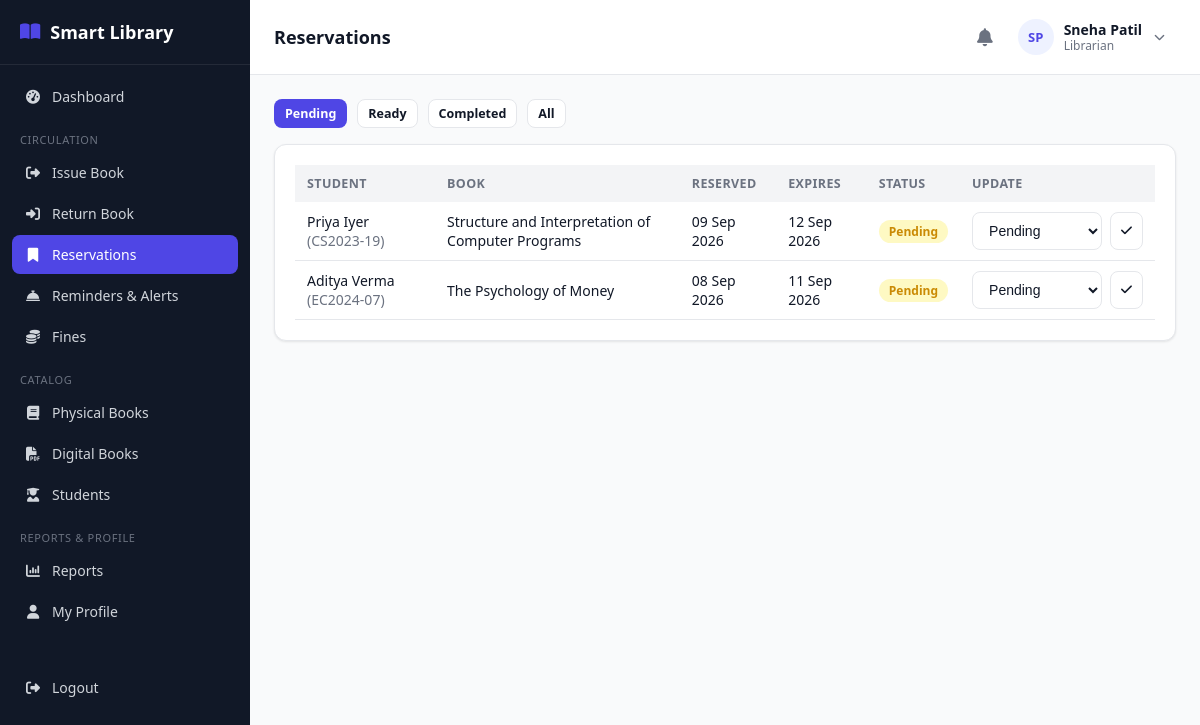
The app's page /librarian/reservations.php (signed in) with its own data.
### tables this page shows
CREATE TABLE reservations (
    id INT AUTO_INCREMENT PRIMARY KEY,
    student_id INT NOT NULL,
    book_id INT NOT NULL,
    reservation_date DATE NOT NULL,
    expiry_date DATE DEFAULT NULL,
    status ENUM('pending','approved','ready','completed','cancelled','expired') NOT NULL DEFAULT 'pending',
    created_at TIMESTAMP DEFAULT CURRENT_TIMESTAMP,
    FOREIGN KEY (student_id) REFERENCES students(id) ON DELETE CASCADE,
    FOREIGN KEY (book_id) REFERENCES books(id) ON DELETE CASCADE
);

CREATE TABLE users (
    id INT AUTO_INCREMENT PRIMARY KEY,
    name VARCHAR(120) NOT NULL,
    email VARCHAR(150) NOT NULL UNIQUE,
    password VARCHAR(255) NOT NULL,
    role ENUM('admin','librarian','student') NOT NULL,
    phone VARCHAR(20) DEFAULT NULL,
    photo VARCHAR(255) DEFAULT NULL,
    status ENUM('active','inactive') NOT NULL DEFAULT 'active',
    reset_token VARCHAR(255) DEFAULT NULL,
    reset_expires DATETIME DEFAULT NULL,
    created_at TIMESTAMP DEFAULT CURRENT_TIMESTAMP,
    updated_at TIMESTAMP DEFAULT CURRENT_TIMESTAMP ON UPDATE CURRENT_TIMESTAMP
);

CREATE TABLE students (
    id INT AUTO_INCREMENT PRIMARY KEY,
    user_id INT NOT NULL,
    roll_number VARCHAR(40) NOT NULL UNIQUE,
    course VARCHAR(100) DEFAULT NULL,
    department VARCHAR(100) DEFAULT NULL,
    year VARCHAR(20) DEFAULT NULL,
    division VARCHAR(20) DEFAULT NULL,
    address VARCHAR(255) DEFAULT NULL,
    registration_date DATE NOT NULL,
    max_books INT NOT NULL DEFAULT 3,
    created_at TIMESTAMP DEFAULT CURRENT_TIMESTAMP,
    updated_at TIMESTAMP DEFAULT CURRENT_TIMESTAMP ON UPDATE CURRENT_TIMESTAMP,
    FOREIGN KEY (user_id) REFERENCES users(id) ON DELETE CASCADE
);

CREATE TABLE books (
    id INT AUTO_INCREMENT PRIMARY KEY,
    isbn VARCHAR(30) NOT NULL UNIQUE,
    title VARCHAR(200) NOT NULL,
    author_id INT DEFAULT NULL,
    category_id INT DEFAULT NULL,
    publisher_id INT DEFAULT NULL,
    publication_year YEAR DEFAULT NULL,
    edition VARCHAR(30) DEFAULT NULL,
    language VARCHAR(40) DEFAULT 'English',
    pages INT DEFAULT NULL,
    price DECIMAL(10,2) DEFAULT 0.00,
    shelf_number VARCHAR(30) DEFAULT NULL,
    total_copies INT NOT NULL DEFAULT 1,
    available_copies INT NOT NULL DEFAULT 1,
    description TEXT DEFAULT NULL,
    image VARCHAR(255) DEFAULT NULL,
    status ENUM('active','inactive') NOT NULL DEFAULT 'active',
    created_at TIMESTAMP DEFAULT CURRENT_TIMESTAMP,
    updated_at TIMESTAMP DEFAULT CURRENT_TIMESTAMP ON UPDATE CURRENT_TIMESTAMP,
    FOREIGN KEY (author_id) REFERENCES authors(id) ON DELETE SET NULL,
    FOREIGN KEY (category_id) REFERENCES categories(id) ON DELETE SET NULL,
    FOREIGN KEY (publisher_id) REFERENCES publishers(id) ON DELETE SET NULL,
    INDEX idx_title (title),
    INDEX idx_isbn (isbn)
);

### librarian/reservations.php (the view, shortened to what this page needs)
<?php
require_once __DIR__ . '/../includes/functions.php';
require_once __DIR__ . '/../includes/auth-check.php';
$statusFilter = $_GET['status'] ?? 'pending';
$where = '';
if (in_array($statusFilter, ['pending','approved','ready','completed','cancelled','expired'], true)) {
    $where = "WHERE rv.status = " . $pdo->quote($statusFilter);
}
$reservations = $pdo->query("
    SELECT rv.*, b.title, u.name student_name, s.roll_number
    FROM reservations rv
    JOIN books b ON b.id = rv.book_id
    JOIN students s ON s.id = rv.student_id
    JOIN users u ON u.id = s.user_id
    $where ORDER BY rv.id DESC")->fetchAll();
include __DIR__ . '/../includes/header.php';
?>
<div class="table-toolbar">
    <div class="filters">
        <a class="btn btn-sm <?= $statusFilter==='pending'?'btn-primary':'btn-outline' ?>" href="?status=pending">Pending</a>
        <a class="btn btn-sm <?= $statusFilter==='ready'?'btn-primary':'btn-outline' ?>" href="?status=ready">Ready</a>
        <a class="btn btn-sm <?= $statusFilter==='completed'?'btn-primary':'btn-outline' ?>" href="?status=completed">Completed</a>
        <a class="btn btn-sm <?= $statusFilter==='all'?'btn-primary':'btn-outline' ?>" href="?status=all">All</a>
    </div>
</div>
<div class="card">
    <?php if (!$reservations): ?>
        <div class="empty-state"><i class="fa-solid fa-bookmark"></i>No reservations found.</div>
    <?php else: ?>
    <div class="table-wrap">
        <table class="data-table">
            <thead><tr><th>Student</th><th>Book</th><th>Reserved</th><th>Expires</th><th>Status</th><th>Update</th></tr></thead>
            <tbody>
            <?php foreach ($reservations as $r): ?>
                <tr>
                    <td><?= e($r['student_name']) ?> <span class="text-muted">(<?= e($r['roll_number']) ?>)</span></td>
                    <td><?= e($r['title']) ?></td>
                    <td><?= fmtDate($r['reservation_date']) ?></td>
                    <td><?= fmtDate($r['expiry_date']) ?></td>
                    <td><?= statusBadge($r['status']) ?></td>
                    <td>
                        <form method="POST" class="flex gap-2">
                            <select name="status" class="form-control btn-sm" style="width:130px;">
                                <?php foreach (['pending','approved','ready','completed','cancelled','expired'] as $s): ?>
                                    <option value="<?= $s ?>" <?= $r['status']===$s?'selected':'' ?>><?= ucfirst($s) ?></option>
                                <?php endforeach; ?>
                            </select>
                            <button class="btn btn-sm btn-outline" type="submit"><i class="fa-solid fa-check"></i></button>
                        </form>
                    </td>
                </tr>
            <?php endforeach; ?>
            </tbody>
        </table>
    </div>
    <?php endif; ?>
</div>
<?php include __DIR__ . '/../includes/footer.php'; ?>

### includes/functions.php (shortened to what this page needs)
<?php
function e($value) {
    return htmlspecialchars($value ?? '', ENT_QUOTES, 'UTF-8');
}
function fmtDate($date) {
    return date('d M Y', strtotime($date));
}
function statusBadge($status) {
    $colors = [
        'active' => 'badge-green', 'available' => 'badge-green', 'paid' => 'badge-green',
        'returned' => 'badge-green', 'completed' => 'badge-green', 'approved' => 'badge-green', 'ready' => 'badge-green',
        'issued' => 'badge-blue', 'pending' => 'badge-yellow',
        'overdue' => 'badge-red', 'inactive' => 'badge-gray', 'cancelled' => 'badge-gray',
        'expired' => 'badge-gray', 'lost' => 'badge-red', 'damaged' => 'badge-red', 'waived' => 'badge-gray',
    ];
    $class = $colors[$status] ?? 'badge-gray';
    return '<span class="badge ' . $class . '">' . e(ucfirst($status)) . '</span>';
}

### assets/css/style.css (style rules this page uses)
:root { --primary: #4f46e5; --primary-dark: #4338ca; --primary-light: #eef2ff; --success: #16a34a; --success-light: #dcfce7; --warning: #ca8a04; --warning-light: #fef9c3; --danger: #dc2626; --danger-light: #fee2e2; --gray: #6b7280; --gray-light: #f3f4f6; --border: #e5e7eb; --text: #111827; --text-muted: #6b7280; --bg: #f9fafb; --white: #ffffff; --sidebar-w: 250px; --radius: 12px; --shadow: 0 1px 3px rgba(0,0,0,0.06), 0 1px 2px rgba(0,0,0,0.04); }
* { box-sizing: border-box; }
body { margin: 0; font-family: 'Segoe UI', system-ui, -apple-system, Roboto, sans-serif; background: var(--bg); color: var(--text); font-size: 15px; }
a { color: var(--primary); text-decoration: none; }
.card { background: var(--white); border: 1px solid var(--border); border-radius: var(--radius); box-shadow: var(--shadow); padding: 20px; }
.btn { display: inline-flex; align-items: center; gap: 6px; padding: 9px 16px; border-radius: 8px; border: 1px solid transparent; font-size: 14px; font-weight: 600; cursor: pointer; text-decoration: none; }
.btn-primary { background: var(--primary); color: #fff; }
.btn-outline { background: #fff; border-color: var(--border); color: var(--text); }
.btn-sm { padding: 5px 10px; font-size: 12.5px; }
.form-control { width: 100%; padding: 9px 12px; border: 1px solid var(--border); border-radius: 8px; font-size: 14px; background: #fff; color: var(--text); }
.table-wrap { overflow-x: auto; }
table.data-table { width: 100%; border-collapse: collapse; font-size: 14px; }
.data-table th { text-align: left; padding: 10px 12px; background: var(--gray-light); font-weight: 700; font-size: 12.5px; text-transform: uppercase; letter-spacing: 0.03em; color: var(--text-muted); white-space: nowrap; }
.data-table td { padding: 10px 12px; border-bottom: 1px solid var(--border); vertical-align: middle; }
.table-toolbar { display: flex; justify-content: space-between; align-items: center; margin-bottom: 16px; gap: 12px; flex-wrap: wrap; }
.table-toolbar .filters { display: flex; gap: 10px; flex-wrap: wrap; }
.badge { padding: 3px 10px; border-radius: 999px; font-size: 12px; font-weight: 700; display: inline-block; }
.badge-yellow { background: var(--warning-light); color: var(--warning); }
.text-muted { color: var(--text-muted); }
.flex { display: flex; }
.gap-2 { gap: 8px; }

### records on screen
reservations: users.name "Priya Iyer", student.roll_number "CS2023-19", book.title "Structure and Interpretation of Computer Programs", reservation_date "09 Sep 2026", expiry_date "12 Sep 2026", status "Pending"
reservations: users.name "Aditya Verma", student.roll_number "EC2024-07", book.title "The Psychology of Money", reservation_date "08 Sep 2026", expiry_date "11 Sep 2026", status "Pending"

### other values on screen
$label "Dashboard"
$item['_section'] "CIRCULATION"
$label "Issue Book"
$label "Return Book"
$label "Reservations"
$label "Reminders & Alerts"
$label "Fines"
$item['_section'] "CATALOG"
$label "Physical Books"
$label "Digital Books"
$label "Students"
$item['_section'] "REPORTS & PROFILE"
$label "Reports"
$label "My Profile"
$pageTitle "Reservations"
